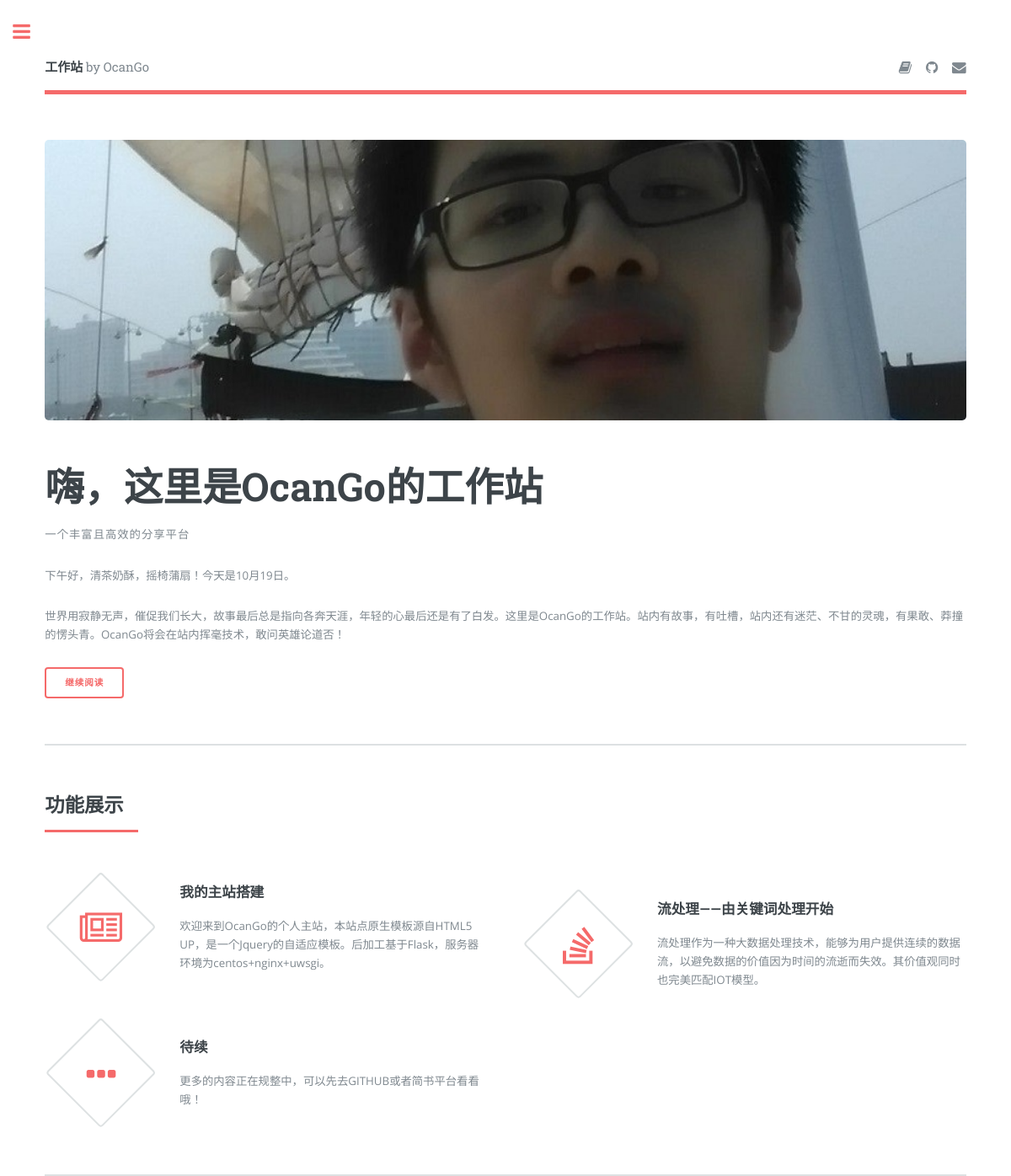
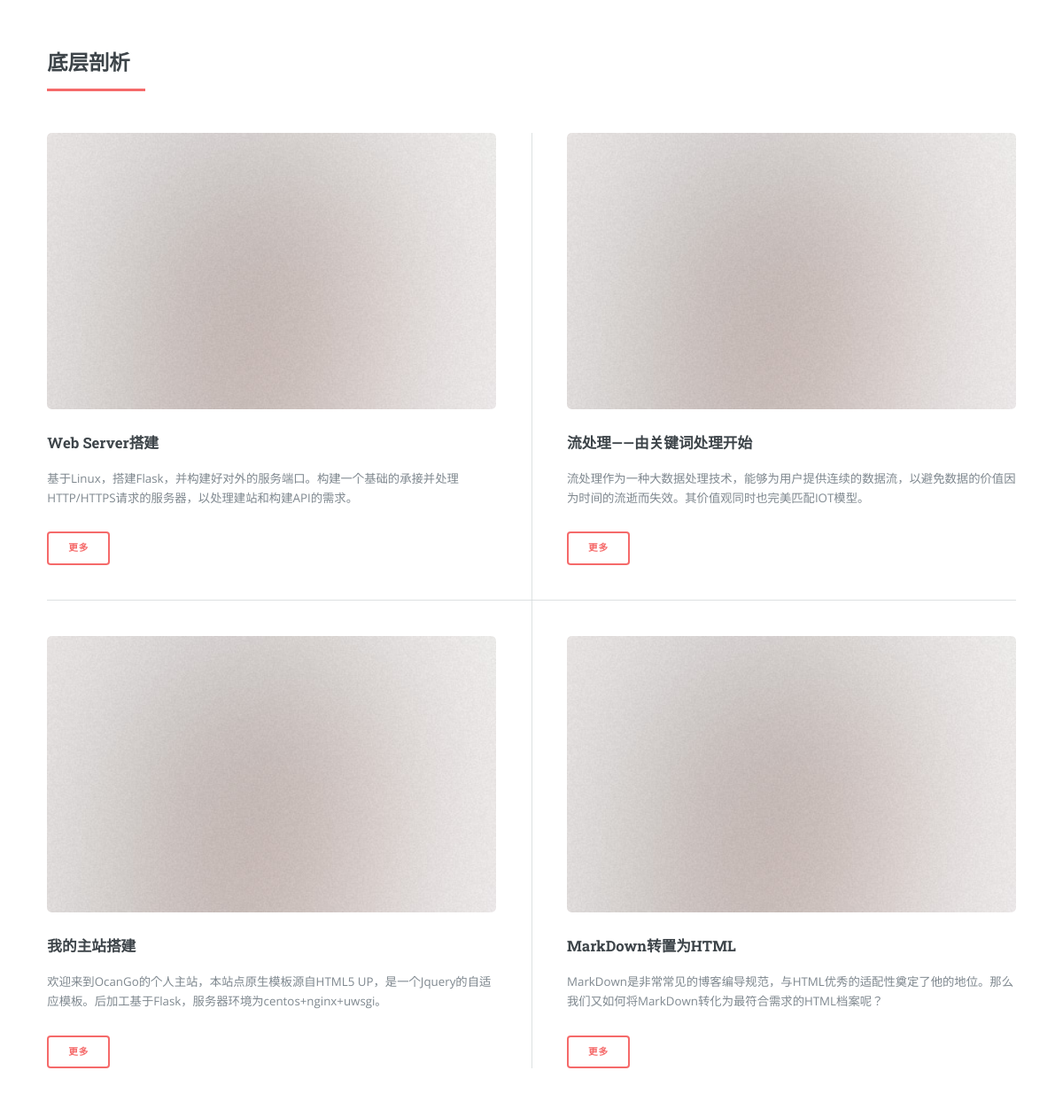
The page / on the database its author committed (2 pictures, top to bottom).
### models/projects.py (models this page shows, shortened)
class ProjectModel(db.Model):
    __tablename__='project'
    id = db.Column(db.Integer, primary_key=True)
    name = db.Column(db.String(80))
    icon = db.Column(db.String(40))
    weight = db.Column(db.Integer,nullable=False)#权重,默认1,最大10，不实际卡控
    introduce = db.Column(db.String(1000))
    article_url = db.Column(db.Boolean,default=False,nullable=False)
    create_time = db.Column(db.DateTime , nullable=False , default=datetime.now)
    articles = db.relationship('ArticleModel', lazy='dynamic')
    def json(self):
        store = ArticleModel.find_by_topic(self.name)
        return {
            "id":self.id,
            "name":self.name,
            "icon":self.icon,
            "introduce":self.introduce,
            "article_url":self.article_url,
            "article_id":store.id if store is not None else -1
        }
    @classmethod
    def get_all_projects_bydict(cls,maxindex = 4):
        return [project.json() for project in (cls.query.order_by(cls.weight.desc()).limit(maxindex).all() if maxindex is not None else cls.query.order_by(cls.weight.desc()).all())]

### models/articles.py (models this page shows, shortened)
class ArticleModel(db.Model):
    __tablename__='article'
    id = db.Column(db.Integer, primary_key=True)
    topic = db.Column(db.String(80))
    picture_url = db.Column(db.String(80))
    article_url = db.Column(db.Boolean,default=False,nullable=False)
    weight = db.Column(db.Integer,nullable=False)#权重,默认1,最大10，不实际卡控
    introduce = db.Column(db.String(1000))
    link_project = db.Column(db.Integer, db.ForeignKey('project.id'))
    create_time = db.Column(db.DateTime , nullable=False , default=datetime.now)
    store = db.relationship('ProjectModel')
    def json(self):
        return {
            "id":self.id,
            "topic":self.topic,
            "picture_url":self.picture_url,
            "article_url":self.article_url,
            "introduce":self.introduce,
            "link_project":self.link_project
        }
    @classmethod
    def get_all_acricles_bydict(cls,maxindex = 6):
        return [article.json() for article in (cls.query.order_by(cls.weight.desc()).limit(maxindex).all() if maxindex is not None else cls.query.order_by(cls.weight.desc()).all())]
    @classmethod
    def find_by_topic(cls, topic):
        return cls.query.filter_by(topic=topic).first()

### app.py (the view)
@app.route('/')
def index():
    print(ProjectModel.get_all_projects_bydict())
    print(ArticleModel.get_all_acricles_bydict())
    return render_template('index.html',now_time=main_parse.welcome_home(),projects=ProjectModel.get_all_projects_bydict(),articles=ArticleModel.get_all_acricles_bydict())

### main_parse.py (called while the page is built)
def welcome_home():
    utc_time = datetime.utcnow().replace(tzinfo=utc_tz)
    now_time = utc_time.astimezone(cst_tz)
    for i in range(len(hour_to_zone)):
        if now_time.hour in hour_to_zone[i]:
            welcome_text = zone_to_text.get(i,'Welcome！')
    welcome_text += '' +'今天是' + now_time.strftime('%m') + '月' + now_time.strftime('%d') + '日。'
    return welcome_text

### templates/index.html (shortened to what this page needs)
{% extends "base/base.html" %}
{% block mainbody %}
		<section id="banner">
			<div class="content">
				<header>
					<h1>嗨，这里是OcanGo的工作站</h1>
					<p>一个丰富且高效的分享平台</p>
				</header>
				<p>{{now_time}}</p>
				<p>世界用寂静无声，催促我们长大，故事最后总是指向各奔天涯，年轻的心最后还是有了白发。这里是OcanGo的工作站。站内有故事，有吐槽，站内还有迷茫、不甘的灵魂，有果敢、莽撞的愣头青。OcanGo将会在站内挥毫技术，敢问英雄论道否！</p>
				<ul class="actions">
					<li><a class="button big" href="javascript:void(0)" onclick="showText(this)">继续阅读</a></li>
				</ul>
			</div>
			<span class="image object">
				<img src="{{ url_for('static', filename='images/pic10.jpg') }}" alt="脸就是要大" />
			</span>
		</section>
		<section>
			<header class="major">
				<h2>功能展示</h2>
			</header>
			<div class="features">
				{% for project in projects %}
				<article id="{{project.article_id}}" onclick="blink_to_acticle(this,'article')" class='clickable'>
					<span class="icon {{ project.icon }}"></span>
					<div class="content">
						<h3>{{project.name}}</h3>
						<p>{{project.introduce}}</p>
					</div>
				</article>
				{% endfor%}
				<article>
					<span class="icon fa-ellipsis-h"></span>
					<div class="content">
						<h3>待续</h3>
						<p>更多的内容正在规整中，可以先去GITHUB或者简书平台看看哦！</p>
					</div>
				</article>
			</div>
		</section>
		<section>
			<header class="major">
				<h2>底层剖析</h2>
			</header>
			<div class="posts">
				{% for article in articles %}
				<article>
					<a href="{{ url_for('articles',topic=article.id) }}" class="image"><img src="{{ url_for('static', filename=article.picture_url) }}" alt="" /></a>
					<h3>{{article.topic}}</h3>
					<p>{{article.introduce}}</p>
					<ul class="actions">
						<li>
							<a href="{{url_for('articles',topic=article.id)}}" class="button">更多</a></li>
					</ul>
				</article>
				{% endfor %}
			</div>
		</section>
{% endblock %}

### templates/base/base.html (shortened to what this page needs)
<!DOCTYPE HTML>
<html>
	<head>
        <link rel="stylesheet" href="{{ url_for('static', filename='assets/css/main.css') }}" />
	</head>
	<body class="is-preload">
			<div id="wrapper">
					<div id="main">
						<div class="inner">
								<header id="header">
									<a href="{{ url_for('index') }}" class="logo"><strong>工作站</strong> by OcanGo</a>
									<ul class="icons">
										<li><a href="https://www.jianshu.com/u/9fd2055a348f" class="icon fa-book"><span class="label">简书</span></a></li>
										<li><a href="https://github.com/Ocango" class="icon fa-github"><span class="label">GitHub</span></a></li>
										<li><a href="mailto:langjiandeyouyu@163.com?subject=在OcanGo的工作站：" class="icon fa-envelope"><span class="label">邮箱</span></a></li>
									</ul>
								</header>
                                {% block mainbody %}
                                {% endblock %}
						</div>
					</div>
			</div>
	</body>
</html>

### rows shown on the page
ProjectModel: name "我的主站搭建", introduce "欢迎来到OcanGo的个人主站，本站点原生模板源自HTML5 UP，是一个Jquery的自适应模板。后加工基于Flask，服务器环境为centos+nginx+uwsgi。"
ProjectModel: name "流处理——由关键词处理开始", introduce "流处理作为一种大数据处理技术，能够为用户提供连续的数据流，以避免数据的价值因为时间的流逝而失效。其价值观同时也完美匹配IOT模型。"
ArticleModel: picture_url (picture), topic "Web Server搭建", introduce "基于Linux，搭建Flask，并构建好对外的服务端口。构建一个基础的承接并处理HTTP/HTTPS请求的服务器，以处理建站和构建API的需求。"
ArticleModel: picture_url (picture), topic "流处理——由关键词处理开始", introduce "流处理作为一种大数据处理技术，能够为用户提供连续的数据流，以避免数据的价值因为时间的流逝而失效。其价值观同时也完美匹配IOT模型。"
ArticleModel: picture_url (picture), topic "我的主站搭建", introduce "欢迎来到OcanGo的个人主站，本站点原生模板源自HTML5 UP，是一个Jquery的自适应模板。后加工基于Flask，服务器环境为centos+nginx+uwsgi。"
ArticleModel: picture_url (picture), topic "MarkDown转置为HTML", introduce "MarkDown是非常常见的博客编导规范，与HTML优秀的适配性奠定了他的地位。那么我们又如何将MarkDown转化为最符合需求的HTML档案呢？"

### other values the page prints
{{ now_time }} "下午好，清茶奶酥，摇椅蒲扇！今天是10月19日。"
